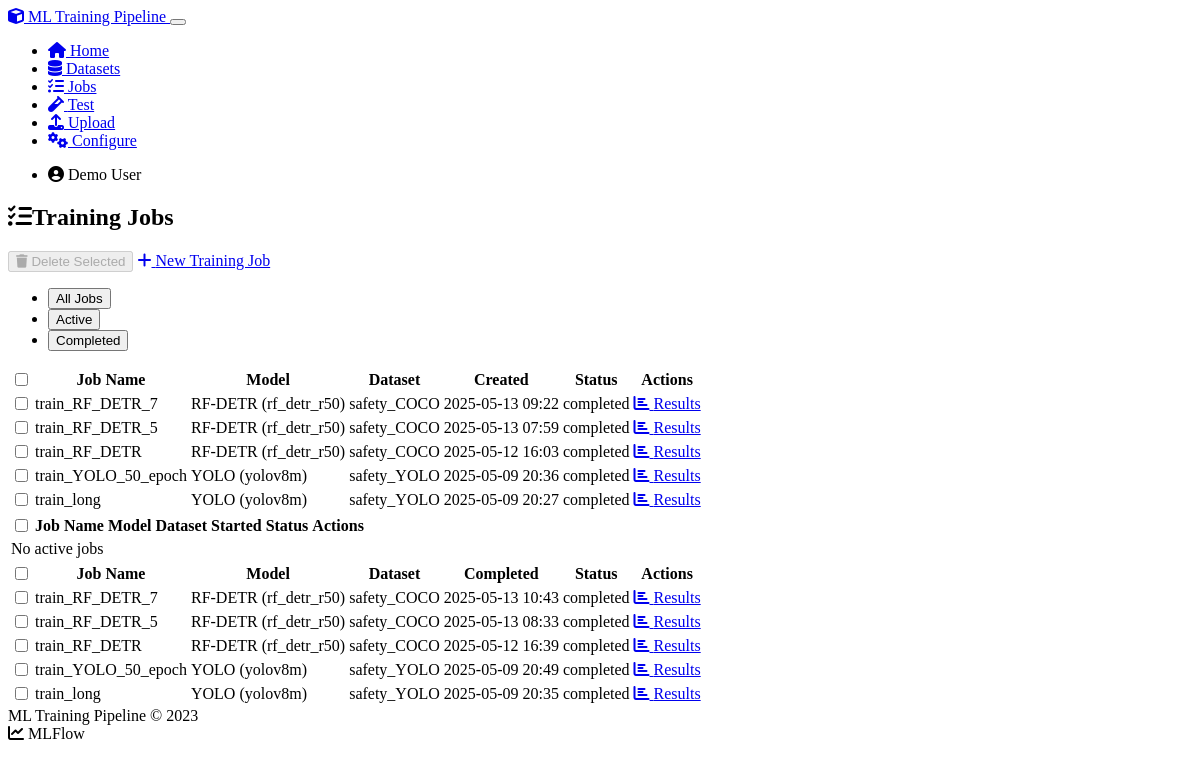
Page /jobs on the committed database.
### models.py (models this page shows, shortened)
class TrainingJob(db.Model):
    id = db.Column(db.Integer, primary_key=True)
    job_name = db.Column(db.String(120), nullable=False)
    model_type = db.Column(db.String(20), nullable=False)  # YOLO, RF-DETR
    model_variant = db.Column(db.String(20), nullable=False)  # e.g., yolov5s, rf_detr_r50
    hyperparameters = db.Column(db.Text, nullable=False)  # JSON-serialized hyperparameters
    status = db.Column(db.String(20), default='pending')  # pending, running, completed, failed
    mlflow_run_id = db.Column(db.String(36))  # MLFlow run ID
    dagster_run_id = db.Column(db.String(36))  # Dagster run ID
    created_at = db.Column(db.DateTime, default=datetime.utcnow)
    started_at = db.Column(db.DateTime)
    completed_at = db.Column(db.DateTime)
    error_message = db.Column(db.Text)
    user_id = db.Column(db.Integer, db.ForeignKey('user.id'), nullable=False)
    dataset_id = db.Column(db.Integer, db.ForeignKey('dataset.id'), nullable=False)

class Dataset(db.Model):
    id = db.Column(db.Integer, primary_key=True)
    name = db.Column(db.String(120), nullable=False)
    description = db.Column(db.Text)
    data_path = db.Column(db.String(256), nullable=False)
    format_type = db.Column(db.String(20), nullable=False)  # COCO, YOLO, VOC, etc.
    class_names = db.Column(db.Text)  # JSON-serialized list of class names
    image_count = db.Column(db.Integer, default=0)
    created_at = db.Column(db.DateTime, default=datetime.utcnow)
    user_id = db.Column(db.Integer, db.ForeignKey('user.id'), nullable=False)
    training_jobs = db.relationship('TrainingJob', backref='dataset', lazy='dynamic')

### routes.py (the view)
    @app.route('/jobs')
    def list_jobs():
        user_id = ensure_default_user()
        jobs = TrainingJob.query.filter_by(user_id=user_id).order_by(TrainingJob.created_at.desc()).all()
        return render_template('jobs.html', title='Training Jobs', jobs=jobs)

### routes.py (called while the page is built, shortened)
def ensure_default_user():
    default_user = User.query.filter_by(id=1).first()
    return default_user.id

### templates/jobs.html (shortened to what this page needs)
{% extends "layout.html" %}
{% block content %}
<div class="row">
    <div class="col-md-12">
        <div class="d-flex justify-content-between align-items-center mb-4">
            <h2><i class="fas fa-tasks me-2"></i>Training Jobs</h2>
            <div>
                <button id="delete-selected-jobs" class="btn btn-danger me-2" disabled>
                    <i class="fas fa-trash me-1"></i> Delete Selected
                </button>
                <a href="{{ url_for('configure_training') }}" class="btn btn-primary">
                    <i class="fas fa-plus me-1"></i> New Training Job
                </a>
            </div>
        </div>
        {% if jobs %}
            <div class="card">
                <div class="card-header">
                    <ul class="nav nav-tabs card-header-tabs" id="jobTabs" role="tablist">
                        <li class="nav-item" role="presentation">
                            <button class="nav-link active" id="all-tab" data-bs-toggle="tab" data-bs-target="#all" type="button" role="tab" aria-controls="all" aria-selected="true">All Jobs</button>
                        </li>
                        <li class="nav-item" role="presentation">
                            <button class="nav-link" id="active-tab" data-bs-toggle="tab" data-bs-target="#active" type="button" role="tab" aria-controls="active" aria-selected="false">Active</button>
                        </li>
                        <li class="nav-item" role="presentation">
                            <button class="nav-link" id="completed-tab" data-bs-toggle="tab" data-bs-target="#completed" type="button" role="tab" aria-controls="completed" aria-selected="false">Completed</button>
                        </li>
                    </ul>
                </div>
                <div class="card-body">
                    <div class="tab-content" id="jobTabsContent">
                        <div class="tab-pane fade show active" id="all" role="tabpanel" aria-labelledby="all-tab">
                            <div class="table-responsive">
                                <table class="table table-hover align-middle">
                                    <thead>
                                        <tr>
                                            <th><input type="checkbox" id="select-all-jobs" class="form-check-input"></th>
                                            <th>Job Name</th>
                                            <th>Model</th>
                                            <th>Dataset</th>
                                            <th>Created</th>
                                            <th>Status</th>
                                            <th>Actions</th>
                                        </tr>
                                    </thead>
                                    <tbody>
                                        {% for job in jobs %}
                                        <tr>
                                            <td>
                                                <input class="form-check-input job-checkbox" type="checkbox" value="{{ job.id }}" id="job-{{ job.id }}" {% if job.status == 'running' %}disabled{% endif %}>
                                            </td>
                                            <td>{{ job.job_name }}</td>
                                            <td>{{ job.model_type.upper() }} ({{ job.model_variant }})</td>
                                            <td>{{ job.dataset.name }}</td>
                                            <td>{{ job.created_at.strftime('%Y-%m-%d %H:%M') }}</td>
                                            <td>
                                                <span class="badge {% if job.status == 'completed' %}bg-success{% elif job.status == 'failed' %}bg-danger{% elif job.status == 'running' %}bg-primary{% elif job.status == 'cancelled' %}bg-warning{% else %}bg-secondary{% endif %}">
                                                    {{ job.status }}
                                                </span>
                                            </td>
                                            <td>
                                                {% if job.status == 'running' or job.status == 'pending' %}
                                                <a href="{{ url_for('monitor_training', job_id=job.id) }}" class="btn btn-sm btn-outline-primary">
                                                    <i class="fas fa-chart-line me-1"></i> Monitor
                                                </a>
                                                {% elif job.status == 'completed' %}
                                                <a href="{{ url_for('training_results', job_id=job.id) }}" class="btn btn-sm btn-outline-success">
                                                    <i class="fas fa-chart-bar me-1"></i> Results
                                                </a>
                                                {% else %}
                                                <a href="{{ url_for('monitor_training', job_id=job.id) }}" class="btn btn-sm btn-outline-secondary">
                                                    <i class="fas fa-info-circle me-1"></i> Details
                                                </a>
                                                {% endif %}
                                            </td>
                                        </tr>
                                        {% endfor %}
                                    </tbody>
                                </table>
                            </div>
                        </div>
                        <div class="tab-pane fade" id="active" role="tabpanel" aria-labelledby="active-tab">
                            <div class="table-responsive">
                                <table class="table table-hover align-middle">
                                    <thead>
                                        <tr>
                                            <th><input type="checkbox" id="select-all-active-jobs" class="form-check-input"></th>
                                            <th>Job Name</th>
                                            <th>Model</th>
                                            <th>Dataset</th>
                                            <th>Started</th>
                                            <th>Status</th>
                                            <th>Actions</th>
                                        </tr>
                                    </thead>
                                    <tbody>
                                        {% set active_jobs = jobs|selectattr('status', 'in', ['pending', 'running'])|list %}
                                        {% if active_jobs %}
                                            {% for job in active_jobs %}
                                            <tr>
                                                <td>
                                                    <input class="form-check-input job-checkbox" type="checkbox" value="{{ job.id }}" id="active-job-{{ job.id }}" {% if job.status == 'running' %}disabled{% endif %}>
                                                </td>
                                                <td>{{ job.job_name }}</td>
                                                <td>{{ job.model_type.upper() }} ({{ job.model_variant }})</td>
                                                <td>{{ job.dataset.name }}</td>
                                                <td>{{ job.started_at.strftime('%Y-%m-%d %H:%M') if job.started_at else 'Pending' }}</td>
                                                <td>
                                                    <span class="badge {% if job.status == 'running' %}bg-primary{% else %}bg-secondary{% endif %}">
                                                        {{ job.status }}
                                                    </span>
                                                </td>
                                                <td>
                                                    <a href="{{ url_for('monitor_training', job_id=job.id) }}" class="btn btn-sm btn-outline-primary">
                                                        <i class="fas fa-chart-line me-1"></i> Monitor
                                                    </a>
                                                </td>
                                            </tr>
                                            {% endfor %}
                                        {% else %}
                                            <tr>
                                                <td colspan="6" class="text-center">No active jobs</td>
                                            </tr>
                                        {% endif %}
                                    </tbody>
                                </table>
                            </div>
                        </div>
                        <div class="tab-pane fade" id="completed" role="tabpanel" aria-labelledby="completed-tab">
                            <div class="table-responsive">
                                <table class="table table-hover align-middle">
                                    <thead>
                                        <tr>
                                            <th><input type="checkbox" id="select-all-completed-jobs" class="form-check-input"></th>
                                            <th>Job Name</th>
                                            <th>Model</th>
                                            <th>Dataset</th>
                                            <th>Completed</th>
                                            <th>Status</th>
                                            <th>Actions</th>
                                        </tr>
                                    </thead>
                                    <tbody>
                                        {% set completed_jobs = jobs|selectattr('status', 'equalto', 'completed')|list %}
                                        {% if completed_jobs %}
                                            {% for job in completed_jobs %}
                                            <tr>
                                                <td>
                                                    <input class="form-check-input job-checkbox" type="checkbox" value="{{ job.id }}" id="completed-job-{{ job.id }}">
                                                </td>
                                                <td>{{ job.job_name }}</td>
                                                <td>{{ job.model_type.upper() }} ({{ job.model_variant }})</td>
                                                <td>{{ job.dataset.name }}</td>
                                                <td>{{ job.completed_at.strftime('%Y-%m-%d %H:%M') if job.completed_at else 'N/A' }}</td>
                                                <td>
                                                    <span class="badge bg-success">completed</span>
                                                </td>
                                                <td>
                                                    <a href="{{ url_for('training_results', job_id=job.id) }}" class="btn btn-sm btn-outline-success">
                                                        <i class="fas fa-chart-bar me-1"></i> Results
                                                    </a>
                                                </td>
                                            </tr>
                                            {% endfor %}
                                        {% else %}
                                            <tr>
                                                <td colspan="6" class="text-center">No completed jobs</td>
                                            </tr>
                                        {% endif %}
                                    </tbody>
                                </table>
                            </div>
                        </div>
                    </div>
                </div>
            </div>
        {% endif %}
    </div>
</div>
{% endblock %}

### rows in the picture
TrainingJob: job_name "train_RF_DETR_7", model_type "RF-DETR", model_variant "rf_detr_r50", dataset.name "safety_COCO", created_at "2025-05-13 09:22", status "completed", completed_at "2025-05-13 10:43"
TrainingJob: job_name "train_RF_DETR_5", model_type "RF-DETR", model_variant "rf_detr_r50", dataset.name "safety_COCO", created_at "2025-05-13 07:59", status "completed", completed_at "2025-05-13 08:33"
TrainingJob: job_name "train_RF_DETR", model_type "RF-DETR", model_variant "rf_detr_r50", dataset.name "safety_COCO", created_at "2025-05-12 16:03", status "completed", completed_at "2025-05-12 16:39"
TrainingJob: job_name "train_YOLO_50_epoch", model_type "YOLO", model_variant "yolov8m", dataset.name "safety_YOLO", created_at "2025-05-09 20:36", status "completed", completed_at "2025-05-09 20:49"
TrainingJob: job_name "train_long", model_type "YOLO", model_variant "yolov8m", dataset.name "safety_YOLO", created_at "2025-05-09 20:27", status "completed", completed_at "2025-05-09 20:35"
